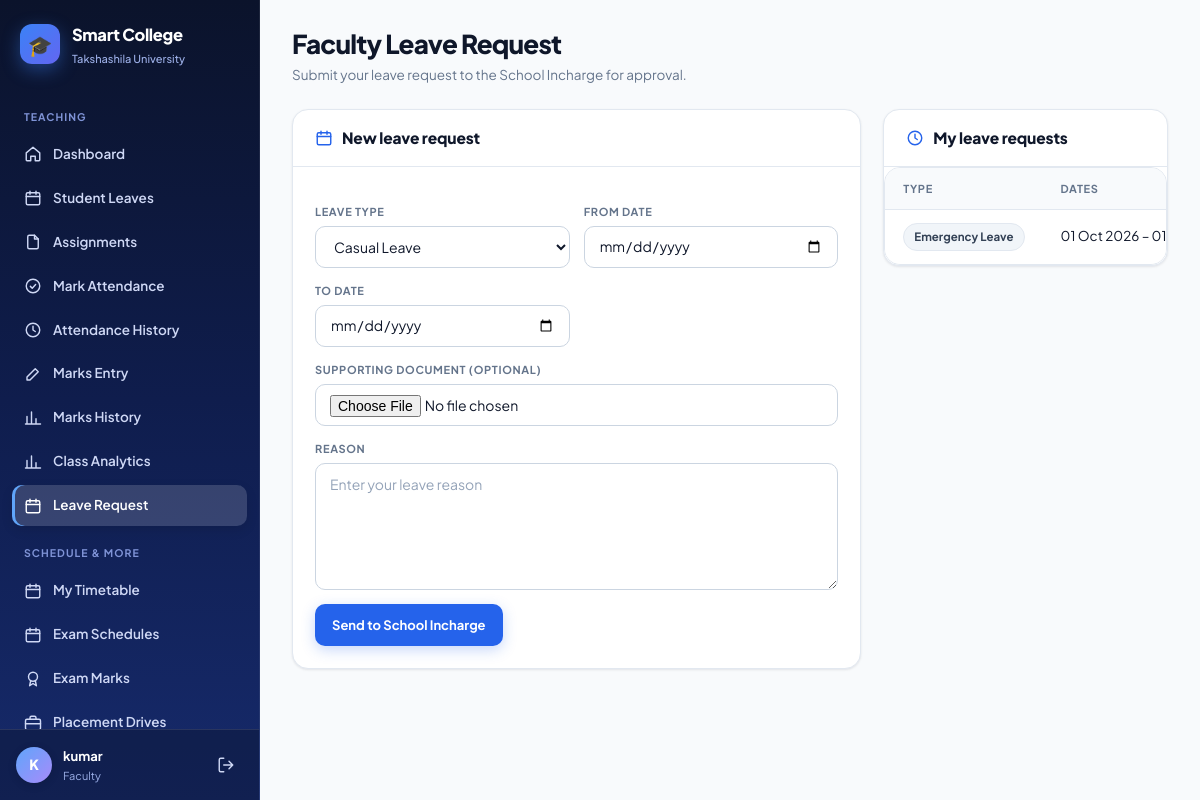
Screenshot of /faculty/leave-request/ (signed in) with the database file from the repository.
### faculty/models.py (models this page shows, shortened)
class Faculty(models.Model):
    user = models.OneToOneField(
        User,
        on_delete=models.SET_NULL,
        null=True,
        blank=True
    )
    name = models.CharField(max_length=100)
    faculty_id = models.CharField(max_length=20, unique=True)
    email = models.EmailField()
    department = models.ForeignKey(Department, on_delete=models.CASCADE)
    is_approved = models.BooleanField(default=True)
    phone = models.CharField(max_length=20, blank=True)
    designation = models.CharField(max_length=100, default="Faculty")
    joining_date = models.DateField(null=True, blank=True)
    is_active = models.BooleanField(default=True)

### timetable/models.py (models this page shows, shortened)
class FacultyLeaveRequest(models.Model):
    faculty = models.ForeignKey(
        Faculty,
        on_delete=models.CASCADE,
        related_name="leave_requests",
    )
    department = models.ForeignKey(
        Department,
        on_delete=models.CASCADE,
        related_name="faculty_leave_requests",
    )
    LEAVE_TYPE_CHOICES = [
        ("CASUAL", "Casual Leave"),
        ("MEDICAL", "Medical Leave"),
        ("OD", "On Duty"),
        ("EMERGENCY", "Emergency Leave"),
    ]
    leave_type = models.CharField(max_length=20, choices=LEAVE_TYPE_CHOICES, default="CASUAL")
    from_date = models.DateField()
    to_date = models.DateField()
    reason = models.TextField()
    supporting_document = models.FileField(upload_to="leave_documents/", blank=True, null=True)
    status = models.CharField(
        max_length=20,
        choices=LEAVE_STATUS_CHOICES,
        default="PENDING",
    )
    incharge_comment = models.TextField(blank=True)
    reviewed_by = models.ForeignKey(
        Faculty,
        on_delete=models.SET_NULL,
        null=True,
        blank=True,
        related_name="reviewed_leave_requests",
    )
    reviewed_at = models.DateTimeField(null=True, blank=True)
    forwarded_to_admin = models.BooleanField(default=False)
    admin_seen = models.BooleanField(default=False)
    created_at = models.DateTimeField(auto_now_add=True)
    class Meta:
        ordering = ["-created_at"]

### faculty/views.py (the view, shortened to what this page needs)
@login_required(login_url="/accounts/login/")
def leave_request(request):
    faculty = get_faculty_for_user(request)
    if faculty is None:
        return redirect("/students/")
    return render(request, "faculty/leave_request.html", {
        "faculty": faculty,
        "requests": FacultyLeaveRequest.objects.filter(
            faculty=faculty
        ).select_related("reviewed_by"),
    })

### accounts/context_processors.py (called while the page is built)
def _has_faculty(user):
    if not user or not user.is_authenticated:
        return False
    if Student.objects.filter(user=user).exists():
        return False
    return (
        Faculty.objects.filter(user=user).exists()
        or (bool(user.email) and Faculty.objects.filter(email=user.email).exists())
    )

### faculty/views.py (called while the page is built)
def get_faculty_for_user(request):
    faculty = Faculty.objects.filter(
        user=request.user
    ).first()
    if faculty:
        return faculty
    return Faculty.objects.filter(
        email=request.user.email
    ).first()

### faculty/templates/faculty/leave_request.html (shortened to what this page needs)
{% extends "base.html" %}
{% block page_title %}Faculty Leave Request{% endblock %}
{% block page_sub %}Submit your leave request to the School Incharge for approval.{% endblock %}
{% block content %}
<div class="split">
    <div class="card">
        <div class="card-head"><div class="card-title"><svg class="icon"><use href="#i-calendar"/></svg> New leave request</div></div>
        <div class="card-body">
            <form method="post" enctype="multipart/form-data" class="stack">
                <div class="form-grid">
                    <div class="field"><label>Leave type</label><select class="select" name="leave_type"><option value="CASUAL">Casual Leave</option></select></div>
                    <div class="field"><label>From date</label><input class="input" type="date" name="from_date" required></div>
                    <div class="field"><label>To date</label><input class="input" type="date" name="to_date" required></div>
                </div>
                <div class="field"><label>Supporting document (optional)</label><input class="input" type="file" name="supporting_document"></div>
                <div class="field"><label>Reason</label><textarea class="textarea" name="reason" rows="5" required placeholder="Enter your leave reason"></textarea></div>
                <button class="btn btn-primary" type="submit">Send to School Incharge</button>
            </form>
        </div>
    </div>
    <div class="card">
        <div class="card-head"><div class="card-title"><svg class="icon"><use href="#i-clock"/></svg> My leave requests</div></div>
        <div class="card-body flush">
            {% if requests %}
            <div class="table-wrap">
                <table class="table">
                    <thead><tr><th>Type</th><th>Dates</th><th>Reason</th><th>Status</th><th>Incharge comment</th></tr></thead>
                    <tbody>
                    {% for r in requests %}
                    <tr>
                        <td><span class="badge gray">{{ r.get_leave_type_display }}</span></td><td class="nowrap">{{ r.from_date|date:"d M Y" }} – {{ r.to_date|date:"d M Y" }}</td>
                    </tr>
                    {% endfor %}
                    </tbody>
                </table>
            </div>
            {% else %}
            <div class="empty"><svg class="icon"><use href="#i-calendar"/></svg><b>No leave requests</b></div>
            {% endif %}
        </div>
    </div>
</div>
{% endblock %}

### templates/base.html (shortened to what this page needs)
{% load static %}<!DOCTYPE html>
<html lang="en">
<head>
    <link rel="stylesheet" href="{% static 'css/theme.css' %}">
</head>
<body>
<div class="app">
    <aside class="sidebar" id="sidebar">
        <a class="brand" href="{{ nav_home }}">
            <span class="brand-mark">🎓</span>
            <span>
                <div class="brand-name">Smart College</div>
                <div class="brand-sub">Takshashila University</div>
            </span>
        </a>
        <nav class="nav">
            {% for group in nav_groups %}
                {% if group.label %}<div class="nav-label">{{ group.label }}</div>{% endif %}
                {% for item in group.items %}
                    <a class="nav-link {% if item.active %}active{% endif %}" href="{{ item.url }}">
                        <svg class="icon"><use href="#i-{{ item.icon }}"/></svg>
                        <span>{{ item.label }}</span>
                    </a>
                {% endfor %}
            {% endfor %}
        </nav>
        <div class="sidebar-foot">
            <div class="avatar">{{ nav_initial }}</div>
            <div class="who">
                <div class="who-name">{{ nav_display }}</div>
                <div class="who-role">{{ nav_role_label }}</div>
            </div>
            <a class="logout" href="/accounts/logout/" title="Log out"><svg class="icon"><use href="#i-logout"/></svg></a>
        </div>
    </aside>
    <div class="main">
        <main class="page">
            <div class="page-head">
                <div>
                    <h1 class="page-title">{% block page_title %}{% endblock %}</h1>
                    <div class="page-sub">{% block page_sub %}{% endblock %}</div>
                </div>
            </div>
            {% block content %}{% endblock %}
        </main>
    </div>
</div>
</body>
</html>

### rows the page displays
Faculty: name "kumar"
FacultyLeaveRequest: leave_type "Emergency Leave", from_date "01 Oct 2026", to_date "01…"

### other values shown
{{ group.label }} "TEACHING" "SCHEDULE & MORE"
{{ item.label }} "Dashboard" "Student Leaves" "Assignments" "Mark Attendance" "Attendance History" "Marks Entry" "Marks History" "Class Analytics" "Leave Request" "My Timetable" "Exam Schedules" "Exam Marks" "Placement Drives"
{{ nav_initial }} "K"
{{ nav_role_label }} "Faculty"
